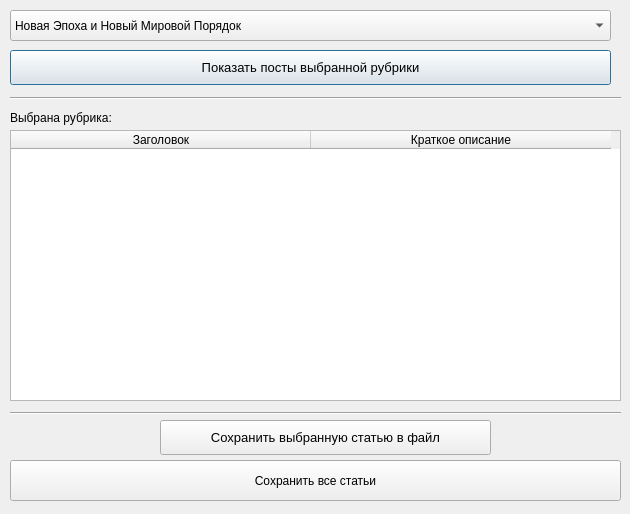
<?xml version="1.0" encoding="UTF-8"?>
<ui version="4.0">
 <class>Dialog</class>
 <widget class="QDialog" name="Dialog">
  <property name="geometry">
   <rect>
    <x>0</x>
    <y>0</y>
    <width>630</width>
    <height>514</height>
   </rect>
  </property>
  <property name="minimumSize">
   <size>
    <width>630</width>
    <height>514</height>
   </size>
  </property>
  <property name="maximumSize">
   <size>
    <width>630</width>
    <height>514</height>
   </size>
  </property>
  <property name="windowTitle">
   <string>Dialog</string>
  </property>
  <widget class="QPushButton" name="btn_upload_data">
   <property name="geometry">
    <rect>
     <x>10</x>
     <y>50</y>
     <width>601</width>
     <height>35</height>
    </rect>
   </property>
   <property name="font">
    <font>
     <family>Segoe UI</family>
     <pointsize>10</pointsize>
    </font>
   </property>
   <property name="text">
    <string>Показать посты выбранной рубрики</string>
   </property>
  </widget>
  <widget class="QPushButton" name="btn_save_data">
   <property name="geometry">
    <rect>
     <x>160</x>
     <y>420</y>
     <width>331</width>
     <height>35</height>
    </rect>
   </property>
   <property name="font">
    <font>
     <family>Segoe UI</family>
     <pointsize>10</pointsize>
    </font>
   </property>
   <property name="text">
    <string>Сохранить выбранную статью в файл</string>
   </property>
  </widget>
  <widget class="Line" name="line">
   <property name="geometry">
    <rect>
     <x>10</x>
     <y>405</y>
     <width>611</width>
     <height>16</height>
    </rect>
   </property>
   <property name="orientation">
    <enum>Qt::Horizontal</enum>
   </property>
  </widget>
  <widget class="QTableWidget" name="tableWidget">
   <property name="geometry">
    <rect>
     <x>10</x>
     <y>130</y>
     <width>611</width>
     <height>271</height>
    </rect>
   </property>
   <attribute name="horizontalHeaderDefaultSectionSize">
    <number>300</number>
   </attribute>
   <attribute name="horizontalHeaderMinimumSectionSize">
    <number>300</number>
   </attribute>
   <column>
    <property name="text">
     <string>Заголовок</string>
    </property>
   </column>
   <column>
    <property name="text">
     <string>Краткое описание</string>
    </property>
   </column>
  </widget>
  <widget class="QComboBox" name="comboBox">
   <property name="geometry">
    <rect>
     <x>10</x>
     <y>10</y>
     <width>601</width>
     <height>31</height>
    </rect>
   </property>
   <item>
    <property name="text">
     <string>Новая Эпоха и Новый Мировой Порядок</string>
    </property>
   </item>
   <item>
    <property name="text">
     <string>О вере</string>
    </property>
   </item>
   <item>
    <property name="text">
     <string>Мир сегодня</string>
    </property>
   </item>
   <item>
    <property name="text">
     <string>Здоровье</string>
    </property>
   </item>
   <item>
    <property name="text">
     <string>Пророчества Библии</string>
    </property>
   </item>
   <item>
    <property name="text">
     <string>Из потустороннего</string>
    </property>
   </item>
   <item>
    <property name="text">
     <string>Рецепты</string>
    </property>
   </item>
   <item>
    <property name="text">
     <string>Разное</string>
    </property>
   </item>
   <item>
    <property name="text">
     <string>Поделки</string>
    </property>
   </item>
   <item>
    <property name="text">
     <string>История древних цивилизаций</string>
    </property>
   </item>
   <item>
    <property name="text">
     <string>Смешное</string>
    </property>
   </item>
   <item>
    <property name="text">
     <string>Израиль</string>
    </property>
   </item>
   <item>
    <property name="text">
     <string>Как работает Дух Святой</string>
    </property>
   </item>
   <item>
    <property name="text">
     <string>Музыка</string>
    </property>
   </item>
   <item>
    <property name="text">
     <string>Чудаки и необычное</string>
    </property>
   </item>
   <item>
    <property name="text">
     <string>Поучительные истории</string>
    </property>
   </item>
   <item>
    <property name="text">
     <string>Советы по выживанию</string>
    </property>
   </item>
   <item>
    <property name="text">
     <string>Эволюция или Создание</string>
    </property>
   </item>
   <item>
    <property name="text">
     <string>Полезности</string>
    </property>
   </item>
   <item>
    <property name="text">
     <string>Споры с православными</string>
    </property>
   </item>
   <item>
    <property name="text">
     <string>Монстры в истории</string>
    </property>
   </item>
   <item>
    <property name="text">
     <string>Чудеса в нашей жизни</string>
    </property>
   </item>
   <item>
    <property name="text">
     <string>Книга &quot;Избушка&quot;-Встреча с Богом</string>
    </property>
   </item>
   <item>
    <property name="text">
     <string>Психология</string>
    </property>
   </item>
   <item>
    <property name="text">
     <string>Ислам</string>
    </property>
   </item>
   <item>
    <property name="text">
     <string>Христианские праздники</string>
    </property>
   </item>
   <item>
    <property name="text">
     <string>Вязание</string>
    </property>
   </item>
   <item>
    <property name="text">
     <string>Книга Е.Самойловой &quot;В приближении 5-ой тру</string>
    </property>
   </item>
   <item>
    <property name="text">
     <string>Книга &quot;Дети Падших.Как История стала Мифом&amp;qu</string>
    </property>
   </item>
   <item>
    <property name="text">
     <string>Украина</string>
    </property>
   </item>
   <item>
    <property name="text">
     <string>Потомки Хама</string>
    </property>
   </item>
   <item>
    <property name="text">
     <string>Неоязычество</string>
    </property>
   </item>
   <item>
    <property name="text">
     <string>Книга &quot;Се, стою у двери и стучу&quot;</string>
    </property>
   </item>
   <item>
    <property name="text">
     <string>Валяние</string>
    </property>
   </item>
  </widget>
  <widget class="QLabel" name="label_selected">
   <property name="geometry">
    <rect>
     <x>10</x>
     <y>110</y>
     <width>601</width>
     <height>16</height>
    </rect>
   </property>
   <property name="text">
    <string>Выбрана рубрика:</string>
   </property>
  </widget>
  <widget class="QPushButton" name="btn_save_all">
   <property name="geometry">
    <rect>
     <x>10</x>
     <y>460</y>
     <width>611</width>
     <height>41</height>
    </rect>
   </property>
   <property name="text">
    <string>Сохранить все статьи</string>
   </property>
  </widget>
  <widget class="Line" name="line_2">
   <property name="geometry">
    <rect>
     <x>10</x>
     <y>90</y>
     <width>611</width>
     <height>16</height>
    </rect>
   </property>
   <property name="orientation">
    <enum>Qt::Horizontal</enum>
   </property>
  </widget>
 </widget>
 <resources/>
 <connections/>
</ui>
